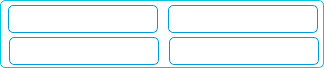
       <widget class="QWidget" name="cityPop1" native="true">
        <property name="enabled">
         <bool>true</bool>
        </property>
        <property name="geometry">
         <rect>
          <x>30</x>
          <y>101</y>
          <width>324</width>
          <height>68</height>
         </rect>
        </property>
        <property name="styleSheet">
         <string notr="true">QWidget {
      border: 1px solid  rgb(0, 199, 219);
      border-radius: 5px;
      background:white;
  }</string>
        </property>
        <widget class="SubComboBox" name="whereSub1">
         <property name="geometry">
          <rect>
           <x>8</x>
           <y>5</y>
           <width>150</width>
           <height>28</height>
          </rect>
         </property>
         <property name="styleSheet">
          <string notr="true"> QComboBox {
      border:1px solid rgb(0, 155, 219);
      border-radius: 5px;
padding: 0 0 0 5;
  background: white;
  }
  QComboBox::down-arrow:on { /* shift the arrow when popup is open */
      top: 1px;
      left: 1px;
  }
QComboBox::down-arrow {
image:url(:/images/down-arrow.png)
}
 QComboBox::drop-down {
      subcontrol-origin: 15;
      subcontrol-position: right;
      width:15px;
color:red;
border-bottom-right-radius: 5px;
  }
 QComboBox::down-arrow:on { /* shift the arrow when popup is open */
image:url(:/images/up-arrow.png)
  }</string>
         </property>
         <property name="editable">
          <bool>false</bool>
         </property>
         <property name="currentText">
          <string/>
         </property>
         <property name="currentIndex">
          <number>-1</number>
         </property>
        </widget>
        <widget class="SubComboBox" name="whereSub2">
         <property name="enabled">
          <bool>true</bool>
         </property>
         <property name="geometry">
          <rect>
           <x>168</x>
           <y>5</y>
           <width>150</width>
           <height>28</height>
          </rect>
         </property>
         <property name="styleSheet">
          <string notr="true"> QComboBox {
      border:1px solid rgb(0, 155, 219);
      border-radius: 5px;
padding: 0 0 0 5;
  background: white;
  }
  QComboBox::down-arrow:on { /* shift the arrow when popup is open */
      top: 1px;
      left: 1px;
  }
QComboBox::down-arrow {
image:url(:/images/down-arrow.png)
}
 QComboBox::drop-down {
      subcontrol-origin: 15;
      subcontrol-position: right;
      width:15px;
color:red;
border-bottom-right-radius: 5px;
  }
 QComboBox::down-arrow:on { /* shift the arrow when popup is open */
image:url(:/images/up-arrow.png)
  }</string>
         </property>
        </widget>
        <widget class="SubComboBox" name="whereSub4">
         <property name="enabled">
          <bool>true</bool>
         </property>
         <property name="geometry">
          <rect>
           <x>169</x>
           <y>37</y>
           <width>150</width>
           <height>28</height>
          </rect>
         </property>
         <property name="styleSheet">
          <string notr="true"> QComboBox {
      border:1px solid rgb(0, 155, 219);
      border-radius: 5px;
padding: 0 0 0 5;
  background: white;
  }
  QComboBox::down-arrow:on { /* shift the arrow when popup is open */
      top: 1px;
      left: 1px;
  }
QComboBox::down-arrow {
image:url(:/images/down-arrow.png)
}
 QComboBox::drop-down {
      subcontrol-origin: 15;
      subcontrol-position: right;
      width:15px;
color:red;
border-bottom-right-radius: 5px;
  }
 QComboBox::down-arrow:on { /* shift the arrow when popup is open */
image:url(:/images/up-arrow.png)
  }</string>
         </property>
        </widget>
        <widget class="SubComboBox" name="whereSub3">
         <property name="enabled">
          <bool>true</bool>
         </property>
         <property name="geometry">
          <rect>
           <x>9</x>
           <y>37</y>
           <width>150</width>
           <height>28</height>
          </rect>
         </property>
         <property name="styleSheet">
          <string notr="true"> QComboBox {
      border:1px solid rgb(0, 155, 219);
      border-radius: 5px;
padding: 0 0 0 5;
  background: white;
  }
  QComboBox::down-arrow:on { /* shift the arrow when popup is open */
      top: 1px;
      left: 1px;
  }
QComboBox::down-arrow {
image:url(:/images/down-arrow.png)
}
 QComboBox::drop-down {
      subcontrol-origin: 15;
      subcontrol-position: right;
      width:15px;
color:red;
border-bottom-right-radius: 5px;
  }
 QComboBox::down-arrow:on { /* shift the arrow when popup is open */
image:url(:/images/up-arrow.png)
  }</string>
         </property>
        </widget>
       </widget>
